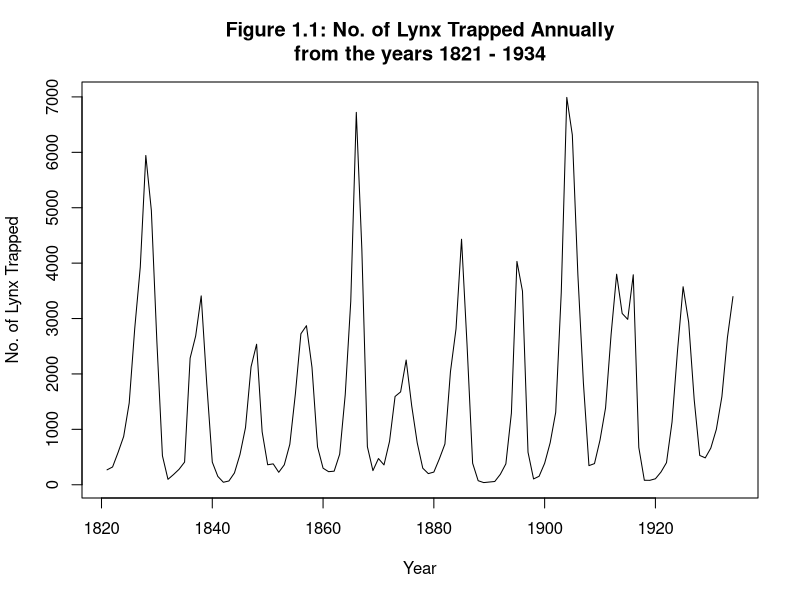
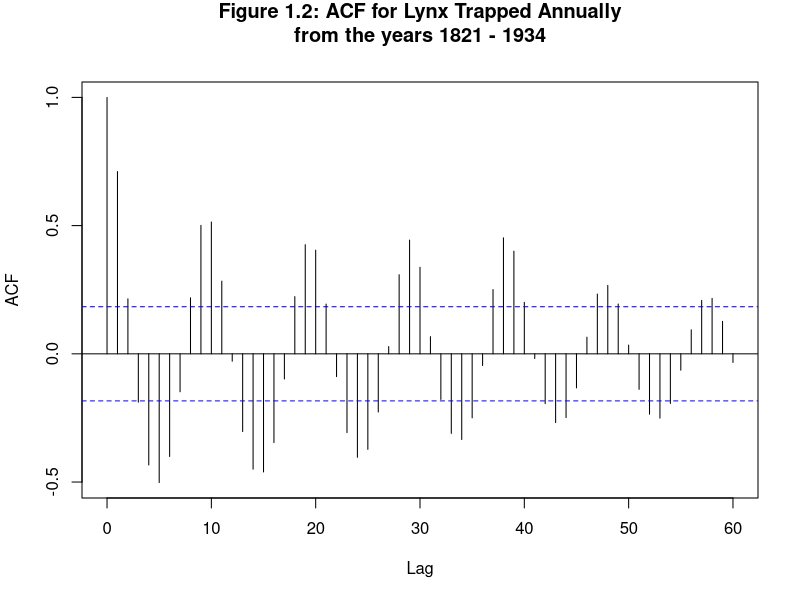
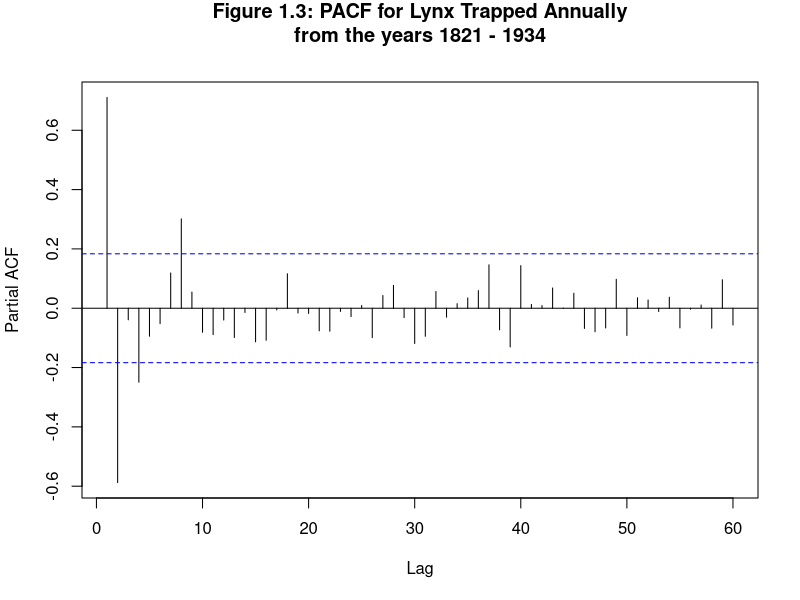
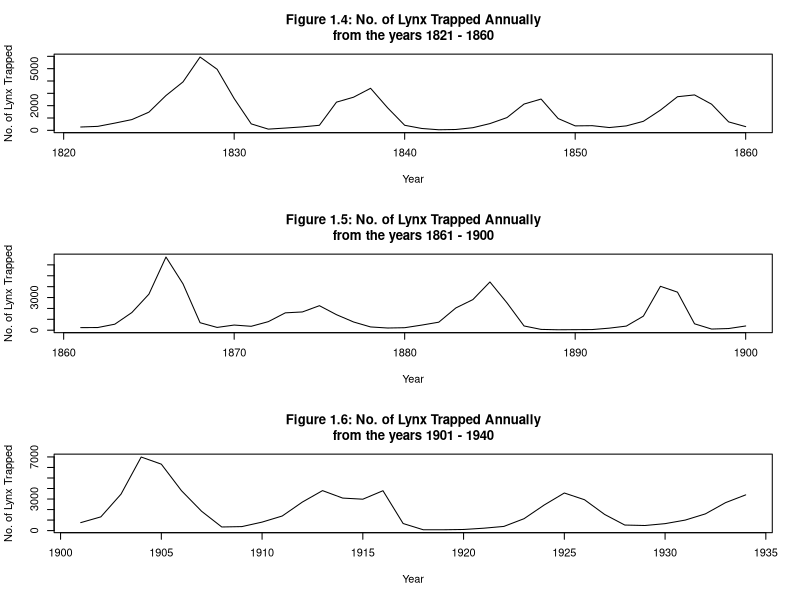
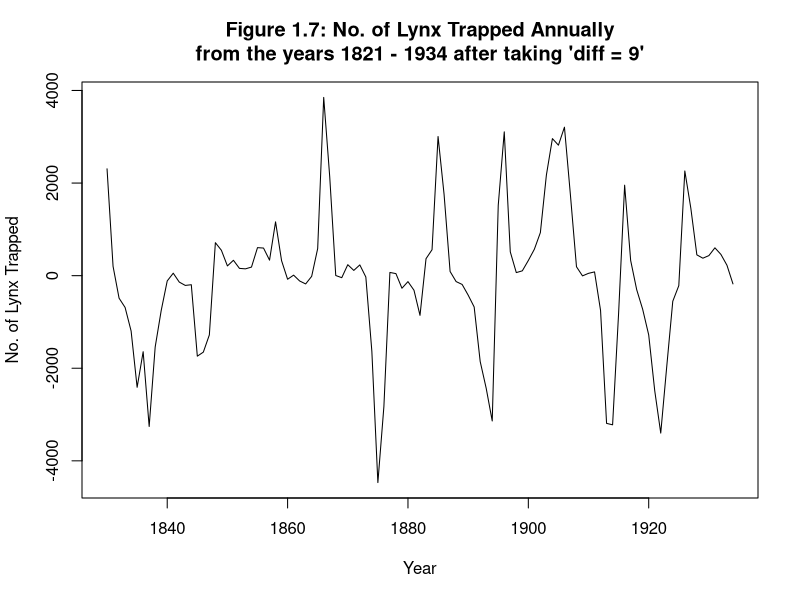
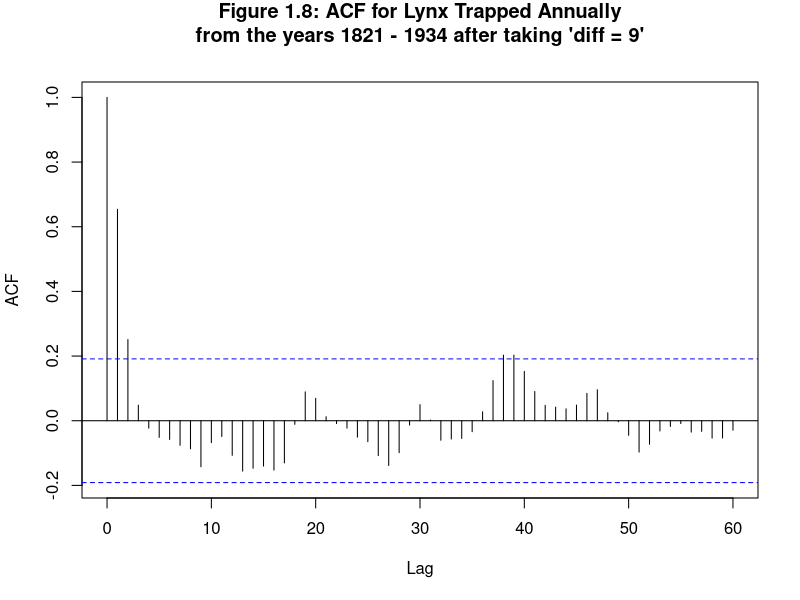
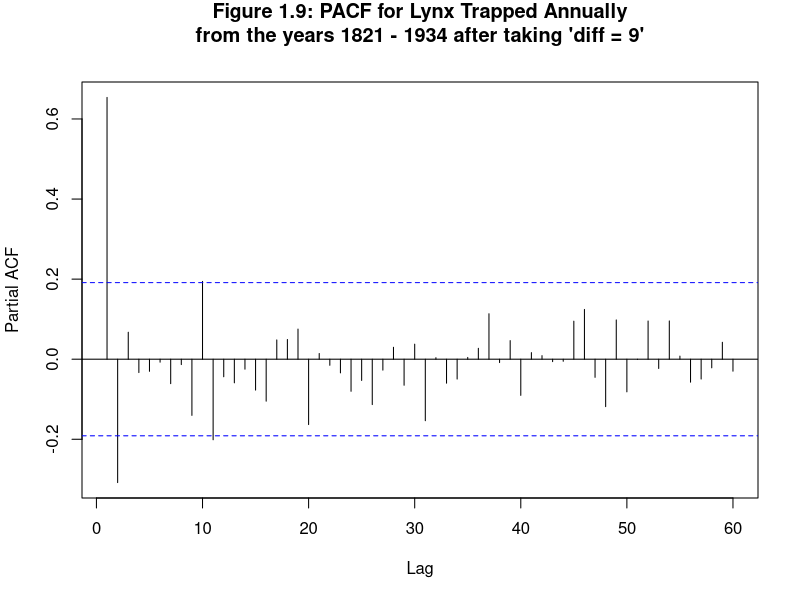

The R source for these figures, in order: (Note: a time limit stopped this script after it produced the figures.)
## ========================================================================================= ##
## Set the project working directory                                                         ##
## ========================================================================================= ##
getwd()
setwd("D:/UniSA, Mawson Lakes/Semester 4/Advanced Analytics Techniques 1/Project")
install.packages("forecast")
library(forecast)
## ========================================================================================= ##
## ========================================================================================= ##

## ========================================================================================= ##
## Step 1: Import the required dataset for the project
## ========================================================================================= ##
data()
lynxData = lynx
windows()
plot(lynxData,
     xlab = "Year",
     ylab = "No. of Lynx Trapped",
     main = "Figure 1.1: No. of Lynx Trapped Annually\nfrom the years 1821 - 1934")
windows()
acf(lynxData,
    lag.max = 60,
    main = "Figure 1.2: ACF for Lynx Trapped Annually\nfrom the years 1821 - 1934")
windows()
pacf(lynxData,
     lag.max = 60,
     main = "Figure 1.3: PACF for Lynx Trapped Annually\nfrom the years 1821 - 1934")

## ========================================================================================= ##
## Step 2: Examine the data for seasonality during different periods in time
## ========================================================================================= ##
lynxData1821To1860 = window(lynxData, start = c(1821), end = c(1860))
lynxData1861To1900 = window(lynxData, start = c(1861), end = c(1900))
lynxData1901To1940 = window(lynxData, start = c(1901), end = c(1940))
windows()
par(mfrow = c(3, 1))
plot(lynxData1821To1860,
     xlab = "Year",
     ylab = "No. of Lynx Trapped",
     main = "Figure 1.4: No. of Lynx Trapped Annually\nfrom the years 1821 - 1860")
plot(lynxData1861To1900,
     xlab = "Year",
     ylab = "No. of Lynx Trapped",
     main = "Figure 1.5: No. of Lynx Trapped Annually\nfrom the years 1861 - 1900")
plot(lynxData1901To1940,
     xlab = "Year",
     ylab = "No. of Lynx Trapped",
     main = "Figure 1.6: No. of Lynx Trapped Annually\nfrom the years 1901 - 1940")

## ========================================================================================= ##
## Step 3: Identify the order of differencing that eliminates trend and seasonal effects
## ========================================================================================= ##
lynxDataDiff = diff(lynxData, lag = 9)
windows()
plot(lynxDataDiff,
     xlab = "Year",
     ylab = "No. of Lynx Trapped",
     main = "Figure 1.7: No. of Lynx Trapped Annually\nfrom the years 1821 - 1934 after taking 'diff = 9'")
windows()
acf(lynxDataDiff,
    lag.max = 60,
    main = "Figure 1.8: ACF for Lynx Trapped Annually\nfrom the years 1821 - 1934 after taking 'diff = 9'")
windows()
pacf(lynxDataDiff,
     lag.max = 60,
     main = "Figure 1.9: PACF for Lynx Trapped Annually\nfrom the years 1821 - 1934 after taking 'diff = 9'")

# for(i in c(1:10)){
#   windows()
#   plot(diff(lynxData, lag = i))
# }

## ========================================================================================= ##
## Step 4: Fit multiple models to the data and compare for the best model 
## ========================================================================================= ##
arimaDataFrame = data.frame(p = as.numeric(),
                            d = as.numeric(),
                            q = as.numeric(),
                            P = as.numeric(),
                            D = as.numeric(),
                            Q = as.numeric(),
                            period = as.numeric(),
                            AIC = as.numeric())
for(p in c(0, 1, 2)){
  for(d in c(0, 1, 2)){
    for (q in c(0, 1, 2)){
      for(P in c(0, 1, 2)){
        for(D in c(0, 1, 2)){
          for (Q in c(0, 1, 2)){
            for(years in c(9, 10)){
              lynxDataDiffARIMA = arima(lynxData, order = c(p, d, q), seasonal = list(order = c(P, D, Q), period = years))
              arimaDataFrame = rbind(arimaDataFrame, data.frame(p = p, d = d, q = q,
                                                                P = P, D = D, Q = Q,
                                                                period = years, AIC = lynxDataDiffARIMA$aic))
            }
          }
        }
      }
    }
  }
}

bestARIMAModel = arimaDataFrame[arimaDataFrame$AIC == min(arimaDataFrame$AIC), ]
print(paste("The best Seasonal ARIMA Model fitted to the data is given by the parameters p:", bestARIMAModel$p,
            ", d:", bestARIMAModel$d,
            ", q:", bestARIMAModel$q,
            ", P:", bestARIMAModel$P,
            ", D:", bestARIMAModel$D,
            ", Q:", bestARIMAModel$Q,
            ", Period:", bestARIMAModel$period,
            "with AIC:", bestARIMAModel$AIC))
lynxDataDiffARIMA = arima(lynxData, order = c(bestARIMAModel$p, bestARIMAModel$d, bestARIMAModel$q),
                          seasonal = list(order = c(bestARIMAModel$P, bestARIMAModel$D, bestARIMAModel$Q),
                                          period = bestARIMAModel$period))

lynxDataDiffARIMA = arima(lynxData, order = c(1, 1, 2), seasonal = list(order = c(0, 2, 1), period = 9))
lynxDataDiffARIMA
windows()
acf(lynxDataDiffARIMA$residuals,
    main = "Figure 1.10: ACF for residuals of ARIMA model\nfitted to Lynx Trapped Annually",
    lag.max = 100)

## ========================================================================================= ##
## Step 5: Forecast future lynx trappings
## ========================================================================================= ##
windows()
plot(forecast(lynxDataDiffARIMA, h = 40),
     xlab = "Years", ylab = "No. of Lynx Trapped Annually",
     main = "Figure 1.11: Forecast for No. of Lynx Trapped Annually\nFrom the years 1935 to 1974")
